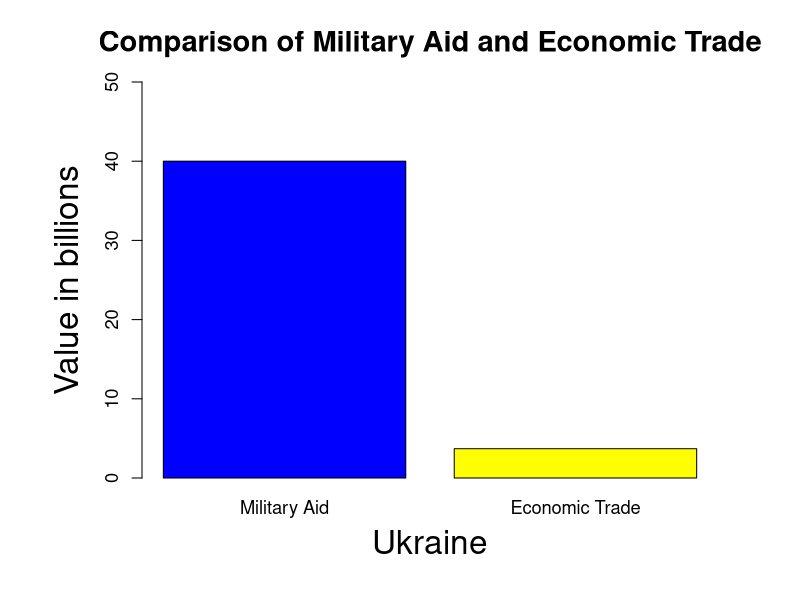
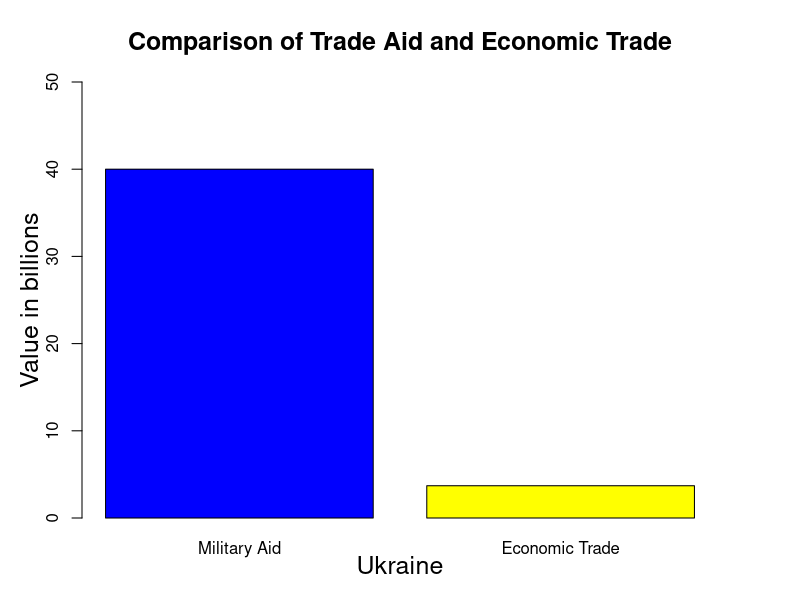
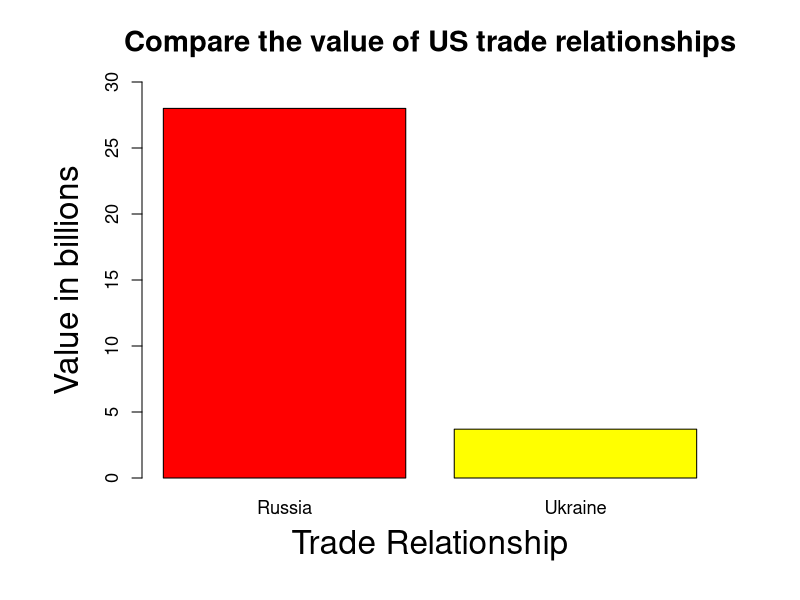
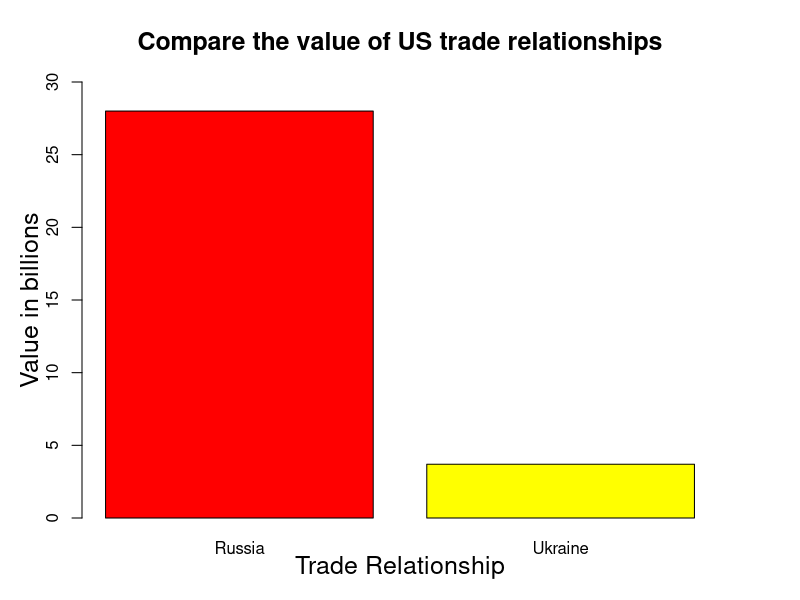
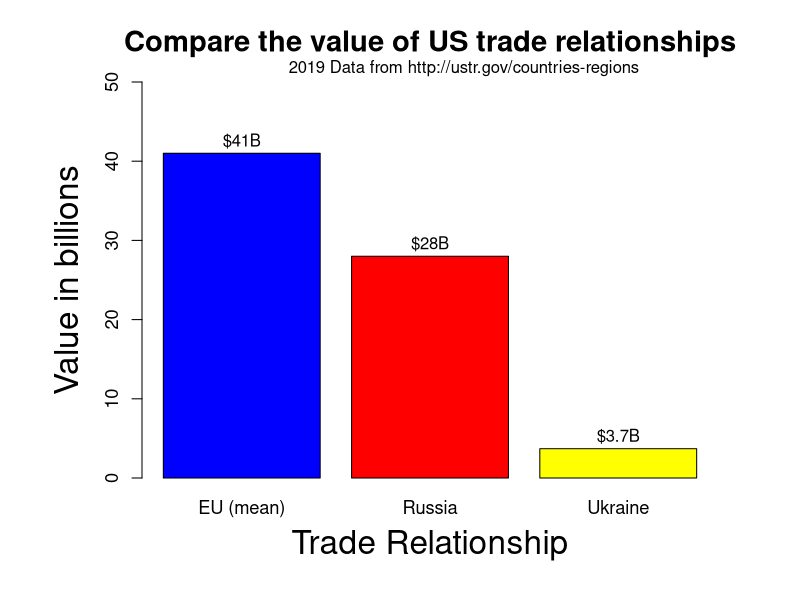
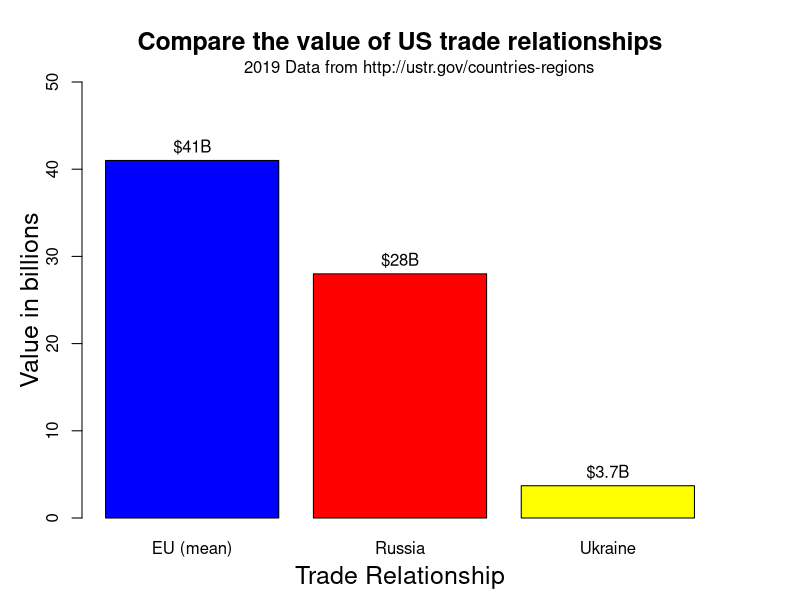

The R script that drew these images, in order:

mil.aid <- 40
russo.trade <- 28
eco.trade <- 3.7

png( "viz/ukraine-4v40b.png",
      width = 1000, height = 750,
      units = "px", pointsize = 16,
      bg = rgb( 248, 245, 236, maxColorValue = 255 )
)

par(
    cex.main = 1.75, cex.axis = 1.10, cex.lab = 1.25,
    # margins: bottom, left, top and right
    par( mar = c( 6, 7, 4, 4 ) + 0.1 )
)

x <- barplot(
        c( mil.aid, eco.trade ),  names = c( "Military Aid", "Economic Trade"),
        main = "Comparison of Military Aid and Economic Trade",
        ylim = c( 0, 50 ), xlab="", ylab="",
        col = c( "blue", "yellow" )
)

title( xlab="Ukraine", cex.lab = 2, line = 3 )
title( ylab="Value in billions", cex.lab = 2, line = 3 )

dev.off()

#
# We need to reconfigure values for png and par. Otherwise, the
# previously configured values (from above) continue to prevail.
#
png( "viz/ukraine-4v40b-tumblr.png",
      width = 500, height = 375,
      units = "px", pointsize = 9,
      bg = rgb( 248, 245, 236, maxColorValue = 255 )
)

par(
    cex.main = 1.5, cex.axis = 1, cex.lab = 1,
    # margins: bottom, left, top and right
    par( mar = c( 4, 4, 4, 4 ) + 0.1 )
)

x <- barplot(
        c( mil.aid, eco.trade ),  names = c( "Military Aid", "Economic Trade"),
        main = "Comparison of Trade Aid and Economic Trade",
        ylim = c( 0, 50 ), xlab="", ylab="",
        col = c( "blue", "yellow" )
)

title( xlab="Ukraine", cex.lab = 1.5, line = 2 )
title( ylab="Value in billions", cex.lab = 1.5, line = 2 )

#
##############################################################
#

png( "viz/russo-ukraine.png",
      width = 1000, height = 750,
      units = "px", pointsize = 16,
      bg = rgb( 248, 245, 236, maxColorValue = 255 )
)

par(
    cex.main = 1.75, cex.axis = 1.10, cex.lab = 1.25,
    # margins: bottom, left, top and right
    par( mar = c( 6, 7, 4, 4 ) + 0.1 )
)

x <- barplot(
        c( russo.trade, eco.trade ),  names = c( "Russia", "Ukraine"),
        main = "Compare the value of US trade relationships",
        ylim = c( 0, 30 ), xlab="", ylab="",
        col = c( "red", "yellow" )
)

title( xlab="Trade Relationship", cex.lab = 2, line = 3 )
title( ylab="Value in billions", cex.lab = 2, line = 3 )

dev.off()


#
##############################################################
#


#
# We need to reconfigure values for png and par. Otherwise, the
# previously configured values (from above) continue to prevail.
#
png( "viz/russo-ukraine-tumblr.png",
      width = 500, height = 375,
      units = "px", pointsize = 9,
      bg = rgb( 248, 245, 236, maxColorValue = 255 )
)

par(
    cex.main = 1.5, cex.axis = 1, cex.lab = 1,
    # margins: bottom, left, top and right
    par( mar = c( 4, 4, 4, 4 ) + 0.1 )
)

x <- barplot(
        c( russo.trade, eco.trade ),  names = c( "Russia", "Ukraine"),
        main = "Compare the value of US trade relationships",
        ylim = c( 0, 30 ), xlab="", ylab="",
        col = c( "red", "yellow" )
)

title( xlab="Trade Relationship", cex.lab = 1.5, line = 2 )
title( ylab="Value in billions", cex.lab = 1.5, line = 2 )

dev.off()


#
##############################################################
#

tai.trade       <- 90.6
eu.mean.trade   <- round( 40.7404 )

png( "viz/eu-ukraine.png",
      width = 1000, height = 750,
      units = "px", pointsize = 16,
      bg = rgb( 248, 245, 236, maxColorValue = 255 )
)

par(
    cex.main = 1.75, cex.axis = 1.10, cex.lab = 1.25,
    # margins: bottom, left, top and right
    par( mar = c( 6, 7, 4, 4 ) + 0.1 )
)

x <- barplot(
        c( eu.mean.trade, russo.trade, eco.trade ),
        names = c( "EU (mean)", "Russia", "Ukraine"),
        main = "Compare the value of US trade relationships",
        ylim = c( 0, 50 ), xlab="", ylab="",
        col = c( "blue", "red", "yellow" )
)

mysubtitle <- "2019 Data from http://ustr.gov/countries-regions"
mtext(side = 3, line = 0.25, at = 1, adj = 0, mysubtitle )

trade.volume <- c( eu.mean.trade, russo.trade, eco.trade )
trade.volume.deco <- paste( "$", trade.volume, "B", sep = '' )
y.loc <- trade.volume + 1.5
#
# The `text()` wants vectors for its first three parameters.
#
text( x, y.loc, trade.volume.deco )

title( xlab="Trade Relationship", cex.lab = 2, line = 3 )
title( ylab="Value in billions", cex.lab = 2, line = 3 )

dev.off()


#
##############################################################
#


#
# We need to reconfigure values for png and par. Otherwise, the
# previously configured values (from above) continue to prevail.
#
png( "viz/eu-ukraine-tumblr.png",
      width = 500, height = 375,
      units = "px", pointsize = 9,
      bg = rgb( 248, 245, 236, maxColorValue = 255 )
)

par(
    cex.main = 1.5, cex.axis = 1, cex.lab = 1,
    # margins: bottom, left, top and right
    par( mar = c( 4, 4, 4, 4 ) + 0.1 )
)

x <- barplot(
        c( eu.mean.trade, russo.trade, eco.trade ),
        names = c( "EU (mean)", "Russia", "Ukraine"),
        main = "Compare the value of US trade relationships",
        ylim = c( 0, 50 ), xlab="", ylab="",
        col = c( "blue", "red", "yellow" )
)

mysubtitle <- "2019 Data from http://ustr.gov/countries-regions"
mtext(side = 3, line = 0.25, at = 1, adj = 0, mysubtitle )

trade.volume <- c( eu.mean.trade, russo.trade, eco.trade )
trade.volume.deco <- paste( "$", trade.volume, "B", sep = '' )
y.loc <- trade.volume + 1.5
#
# The `text()` wants vectors for its first three parameters.
#
text( x, y.loc, trade.volume.deco )

title( xlab="Trade Relationship", cex.lab = 1.5, line = 2.5 )
title( ylab="Value in billions", cex.lab = 1.5, line = 2 )

dev.off()


# --- END --- #
